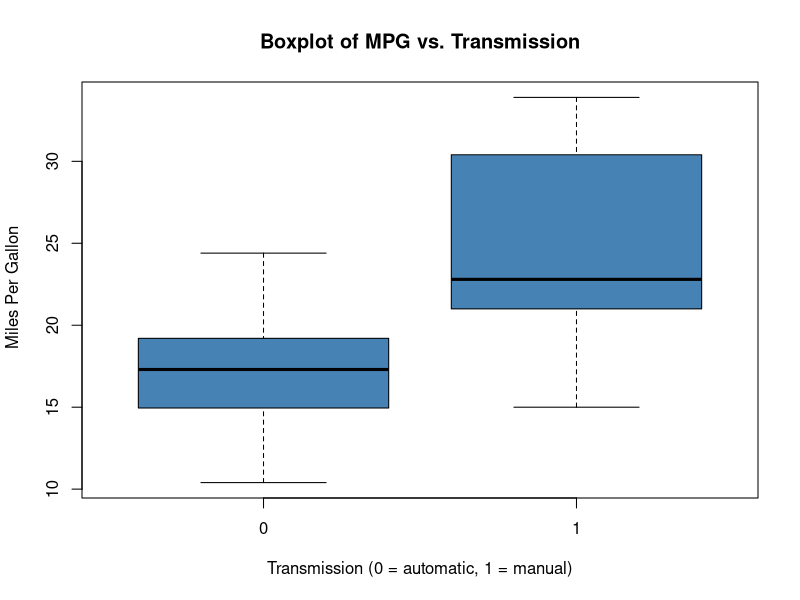
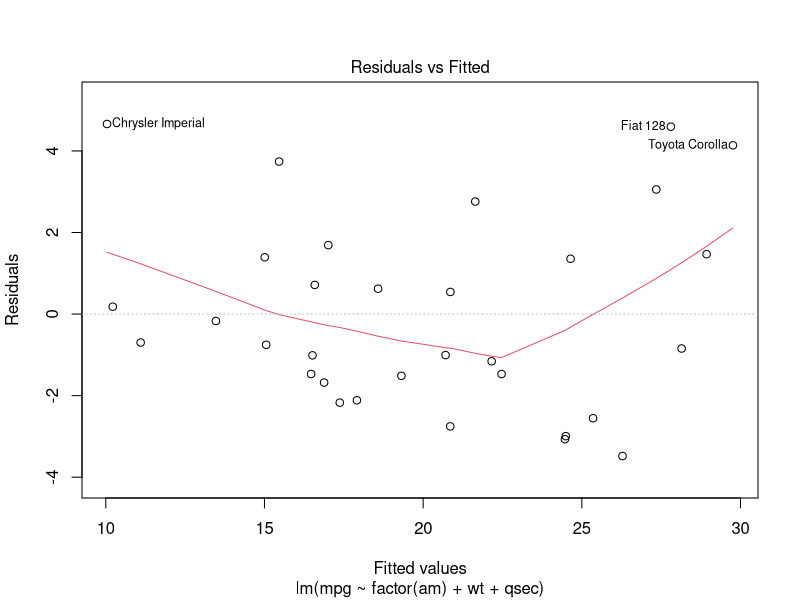
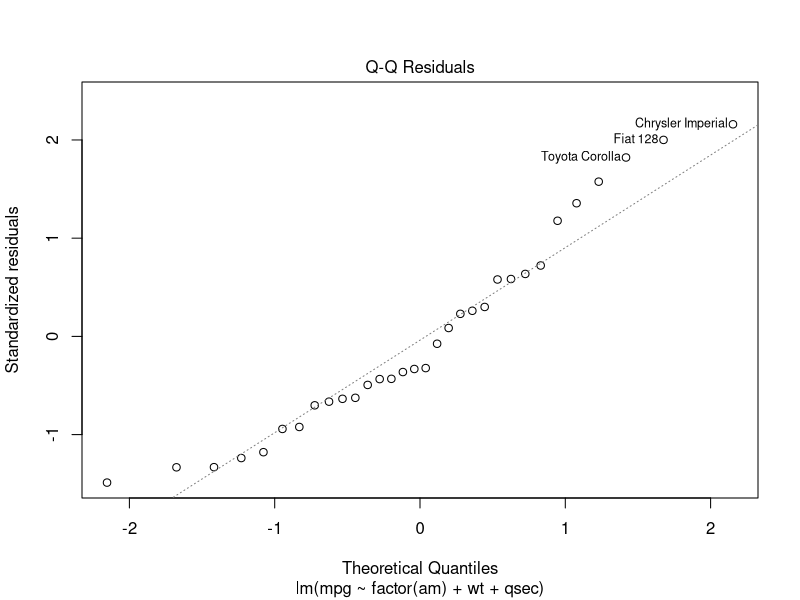

These charts were generated, in order, by the following R code:
## ---- chunk 1
knitr::opts_chunk$set(echo = TRUE)
## ---- chunk 2
data(mtcars)
head(mtcars)
## ---- chunk 3
boxplot(mpg ~ am, data = mtcars, col= "steelblue", 
        xlab = "Transmission (0 = automatic, 1 = manual)", 
        ylab = " Miles Per Gallon", 
        main = "Boxplot of MPG vs. Transmission")
## ---- chunk 4
mtfit <- lm(mpg ~., mtcars)
summary(mtfit)$coef
## ---- chunk 5
mtfit5 <- lm(mpg ~ factor(am) + disp + hp + wt + qsec, mtcars)
summary(mtfit5)$coef
summary(mtfit5)$adj.r.squared
## ---- chunk 6
mtfit3 <- lm(mpg ~ factor(am) + wt + qsec, mtcars)
summary(mtfit3)$coef
summary(mtfit5)$adj.r.squared
## ---- chunk 7
mtfit1 <- lm(mpg ~ factor(am), mtcars)
summary(mtfit1)$coef
summary(mtfit1)$adj.r.squared
## ---- chunk 8
plot(mtfit3, which=1)
## ---- chunk 9
plot (mtfit3, which=2)
